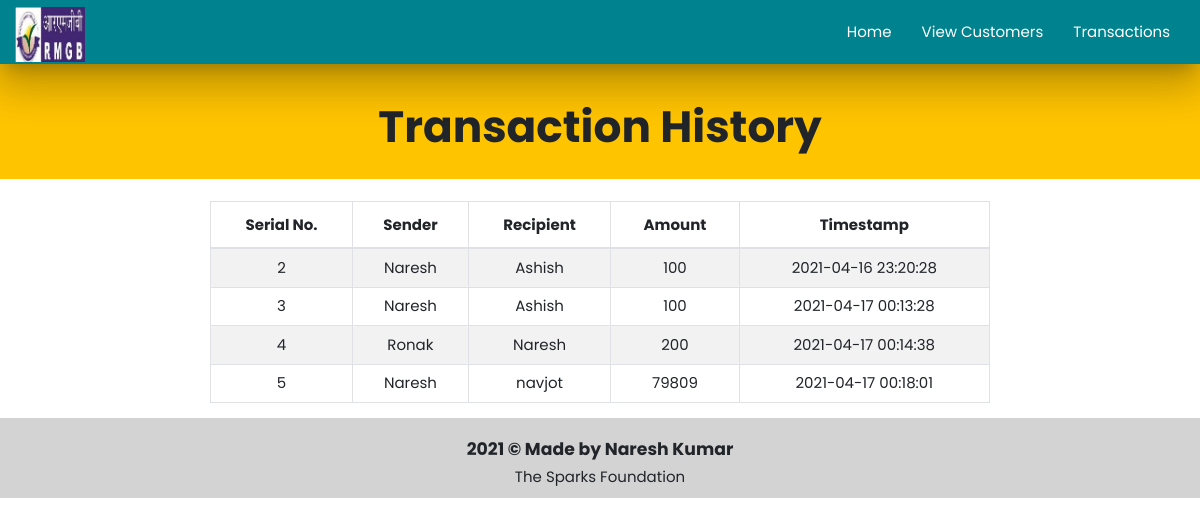
The app's page /php/transactionhistory.php with its own data.
### tables this page shows
CREATE TABLE `transaction` (
  `sr_no` int(3) NOT NULL,
  `sender` text NOT NULL,
  `receiver` text NOT NULL,
  `balance` int(10) NOT NULL,
  `date_time` datetime NOT NULL DEFAULT CURRENT_TIMESTAMP
);

### php/transactionhistory.php (the view, shortened to what this page needs)
<!DOCTYPE html>
<html lang="en">
<head>
    <link rel="stylesheet" href="https://maxcdn.bootstrapcdn.com/bootstrap/4.0.0/css/bootstrap.min.css">
    <link rel="stylesheet" href="../css/style.css">
    <link rel="stylesheet" href="https://cdnjs.cloudflare.com/ajax/libs/materialize/1.0.0/css/materialize.min.css">
</head>
<body>
    <?php
    include './navbar.php';
    ?>
    <div class="center mt-0 #ffab00 amber accent-3">
        <h3><b><span></span> Transaction History</b></h3>
    </div>
    <div class="container" >
        <br>
        <div class="container-fluid table-responsive-sm" >
            <table class="table table-hover table-striped table-condensed table-bordered">
                <thead>
                    <tr>
                        <th class="text-center">Serial No.</th>
                        <th class="text-center">Sender</th>
                        <th class="text-center">Recipient</th>
                        <th class="text-center">Amount</th>
                        <th class="text-center">Timestamp</th>
                    </tr>
                </thead>
                <tbody>
                    <?php
                    include './connection.php';
                    $sql = "SELECT * from transaction";
                    $query = mysqli_query($conn, $sql);
                    while ($rows = mysqli_fetch_assoc($query)) {
                    ?>
                        <tr>
                            <td class="center py-2"><?php echo $rows['sr_no']; ?></td>
                            <td class="center py-2"><?php echo $rows['sender']; ?></td>
                            <td class="center py-2"><?php echo $rows['receiver']; ?></td>
                            <td class="center py-2"><?php echo $rows['balance']; ?> </td>
                            <td class="center py-2"><?php echo $rows['date_time']; ?> </td>
                        <?php
                    }
                        ?>
                </tbody>
            </table>
        </div>
    </div>
    <footer class="center footer">
        <h6 class="info"><b>2021 © Made by Naresh Kumar</b></h6>
        The Sparks Foundation
    </footer>
</body>
</html>

### css/style.css (style rules this page uses)
body { font-family: Poppins; margin: 0; }
.footer { background: lightgray; margin-bottom: 0; bottom: 0; padding: 10px; }
.info { font-weight: 500; }

### php/transactionhistory.php (style rules this page uses)
.mt-0 { padding: 10px; top: 0; }
* { font-family: Poppins; }

### records on screen
transaction: sr_no "2", sender "Naresh", receiver "Ashish", balance "100", date_time "2021-04-16 23:20:28"
transaction: sr_no "3", sender "Naresh", receiver "Ashish", balance "100", date_time "2021-04-17 00:13:28"
transaction: sr_no "4", sender "Ronak", receiver "Naresh", balance "200", date_time "2021-04-17 00:14:38"
transaction: sr_no "5", sender "Naresh", receiver "navjot", balance "79809", date_time "2021-04-17 00:18:01"
